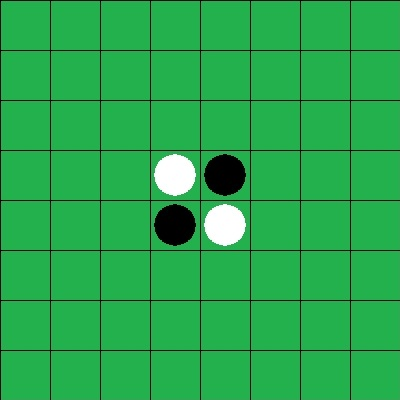
#> input picture image_휘도록 하기/flippy.jpg, 400 x 400 px
$ python tilt.py
#> lines starting #> are read from the running program, lines starting #| are printed output that depends on the picture; after the words box and inside, x2 and y2 are one past the last pixel; in counts of white or black regions, pixels touching at a corner belong together
import cv2
import numpy as np
from matplotlib import pyplot as plt

'''  이미지를 휘도록 하기 '''

img = cv2.imread('flippy.jpg')      #   이미지 불러오기.
#> img is the input picture: shape (400, 400, 3); mean B, G, R 77.2, 168.2, 39.9
rows,cols,ch = img.shape            #   이미지 가로 세로
#> rows = 400; cols = 400; ch = 3

'''  세좌표에 점찍기 '''
cv2.circle(img, (50, 50), 5, (255, 0, 0), -1)
#> img: shape (400, 400, 3); 0.05% of pixels changed, all inside (x1, y1, x2, y2) = (45, 45, 56, 56)
cv2.circle(img, (200, 50), 5, (255, 0, 0), -1)
#> img: shape (400, 400, 3); mean B, G, R 77.4, 168, 39.8
cv2.circle(img, (50, 200), 5, (255, 0, 0), -1)
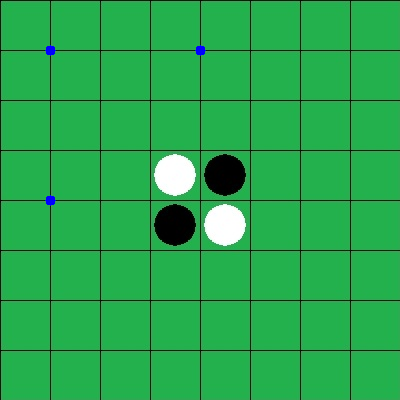
#> img: shape (400, 400, 3); mean B, G, R 77.5, 168, 39.8


pts1 = np.float32([[50, 50], [200, 50], [50, 200]])
pts2 = np.float32([[10, 100], [200, 50], [100, 250]])


M = cv2.getAffineTransform(pts1, pts2)

dst = cv2.warpAffine(img, M, (cols, rows))
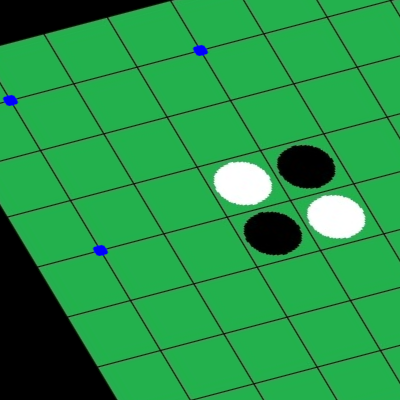
#> dst: shape (400, 400, 3); mean B, G, R 71.2, 151, 37.8

plt.subplot(121), plt.imshow(img), plt.title('Input')
plt.subplot(122), plt.imshow(dst), plt.title('Output')
plt.show()
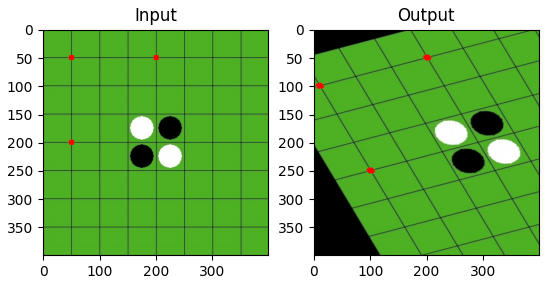
#> figure drawn by matplotlib, 2 panels; B, G, R data is drawn as R, G, B
